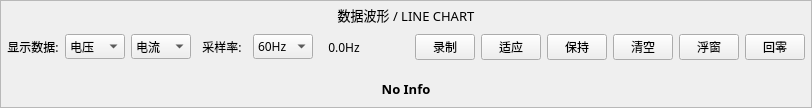
       <widget class="QFrame" name="frameGraph">
        <property name="enabled">
         <bool>true</bool>
        </property>
        <property name="font">
         <font>
          <family>Sarasa Fixed SC SemiBold</family>
         </font>
        </property>
        <property name="frameShape">
         <enum>QFrame::StyledPanel</enum>
        </property>
        <property name="frameShadow">
         <enum>QFrame::Plain</enum>
        </property>
        <property name="lineWidth">
         <number>2</number>
        </property>
        <layout class="QVBoxLayout" name="verticalLayout_18">
         <property name="leftMargin">
          <number>3</number>
         </property>
         <property name="topMargin">
          <number>3</number>
         </property>
         <property name="rightMargin">
          <number>3</number>
         </property>
         <property name="bottomMargin">
          <number>3</number>
         </property>
         <item>
          <layout class="QVBoxLayout" name="verticalLayout_7" stretch="0,0,1,1,0,0">
           <property name="spacing">
            <number>6</number>
           </property>
           <property name="leftMargin">
            <number>3</number>
           </property>
           <property name="topMargin">
            <number>0</number>
           </property>
           <property name="rightMargin">
            <number>3</number>
           </property>
           <property name="bottomMargin">
            <number>6</number>
           </property>
           <item>
            <widget class="QLabel" name="label_14">
             <property name="minimumSize">
              <size>
               <width>500</width>
               <height>22</height>
              </size>
             </property>
             <property name="font">
              <font>
               <family>Sarasa Fixed SC SemiBold</family>
               <pointsize>10</pointsize>
               <italic>false</italic>
              </font>
             </property>
             <property name="text">
              <string>数据波形 / LINE CHART</string>
             </property>
             <property name="alignment">
              <set>Qt::AlignCenter</set>
             </property>
            </widget>
           </item>
           <item>
            <layout class="QHBoxLayout" name="horizontalLayout_27">
             <property name="topMargin">
              <number>2</number>
             </property>
             <property name="bottomMargin">
              <number>2</number>
             </property>
             <item>
              <widget class="QLabel" name="label_13">
               <property name="font">
                <font>
                 <family>Sarasa Fixed SC SemiBold</family>
                </font>
               </property>
               <property name="text">
                <string>显示数据:</string>
               </property>
               <property name="alignment">
                <set>Qt::AlignCenter</set>
               </property>
              </widget>
             </item>
             <item>
              <widget class="QComboBox" name="comboGraph1Data">
               <property name="minimumSize">
                <size>
                 <width>60</width>
                 <height>0</height>
                </size>
               </property>
               <property name="maximumSize">
                <size>
                 <width>80</width>
                 <height>16777215</height>
                </size>
               </property>
               <property name="font">
                <font>
                 <family>Sarasa Fixed SC SemiBold</family>
                </font>
               </property>
               <property name="toolTip">
                <string>上窗口数据</string>
               </property>
               <item>
                <property name="text">
                 <string>电压</string>
                </property>
               </item>
               <item>
                <property name="text">
                 <string>电流</string>
                </property>
               </item>
               <item>
                <property name="text">
                 <string>功率</string>
                </property>
               </item>
               <item>
                <property name="text">
                 <string>阻值</string>
                </property>
               </item>
               <item>
                <property name="text">
                 <string>无</string>
                </property>
               </item>
              </widget>
             </item>
             <item>
              <widget class="QComboBox" name="comboGraph2Data">
               <property name="minimumSize">
                <size>
                 <width>60</width>
                 <height>0</height>
                </size>
               </property>
               <property name="maximumSize">
                <size>
                 <width>80</width>
                 <height>16777215</height>
                </size>
               </property>
               <property name="font">
                <font>
                 <family>Sarasa Fixed SC SemiBold</family>
                </font>
               </property>
               <property name="toolTip">
                <string>下窗口数据</string>
               </property>
               <property name="currentIndex">
                <number>1</number>
               </property>
               <item>
                <property name="text">
                 <string>电压</string>
                </property>
               </item>
               <item>
                <property name="text">
                 <string>电流</string>
                </property>
               </item>
               <item>
                <property name="text">
                 <string>功率</string>
                </property>
               </item>
               <item>
                <property name="text">
                 <string>阻值</string>
                </property>
               </item>
               <item>
                <property name="text">
                 <string>无</string>
                </property>
               </item>
              </widget>
             </item>
             <item>
              <widget class="QLabel" name="label_29">
               <property name="minimumSize">
                <size>
                 <width>50</width>
                 <height>0</height>
                </size>
               </property>
               <property name="font">
                <font>
                 <family>Sarasa Fixed SC SemiBold</family>
                </font>
               </property>
               <property name="text">
                <string>采样率:</string>
               </property>
               <property name="alignment">
                <set>Qt::AlignCenter</set>
               </property>
              </widget>
             </item>
             <item>
              <widget class="QComboBox" name="comboDataFps">
               <property name="minimumSize">
                <size>
                 <width>60</width>
                 <height>0</height>
                </size>
               </property>
               <property name="maximumSize">
                <size>
                 <width>55</width>
                 <height>16777215</height>
                </size>
               </property>
               <property name="font">
                <font>
                 <family>Sarasa Fixed SC SemiBold</family>
                </font>
               </property>
               <property name="toolTip">
                <string>设备输出数据请求频率</string>
               </property>
               <property name="currentIndex">
                <number>5</number>
               </property>
               <item>
                <property name="text">
                 <string>10Hz</string>
                </property>
               </item>
               <item>
                <property name="text">
                 <string>20Hz</string>
                </property>
               </item>
               <item>
                <property name="text">
                 <string>30Hz</string>
                </property>
               </item>
               <item>
                <property name="text">
                 <string>40Hz</string>
                </property>
               </item>
               <item>
                <property name="text">
                 <string>50Hz</string>
                </property>
               </item>
               <item>
                <property name="text">
                 <string>60Hz</string>
                </property>
               </item>
               <item>
                <property name="text">
                 <string>70Hz</string>
                </property>
               </item>
               <item>
                <property name="text">
                 <string>80Hz</string>
                </property>
               </item>
               <item>
                <property name="text">
                 <string>90Hz</string>
                </property>
               </item>
               <item>
                <property name="text">
                 <string>100Hz</string>
                </property>
               </item>
              </widget>
             </item>
             <item>
              <widget class="QLabel" name="labelFps">
               <property name="minimumSize">
                <size>
                 <width>50</width>
                 <height>0</height>
                </size>
               </property>
               <property name="font">
                <font>
                 <family>Sarasa Fixed SC SemiBold</family>
                </font>
               </property>
               <property name="toolTip">
                <string>实时采样率</string>
               </property>
               <property name="text">
                <string>0.0Hz</string>
               </property>
               <property name="alignment">
                <set>Qt::AlignCenter</set>
               </property>
              </widget>
             </item>
             <item>
              <spacer name="horizontalSpacer">
               <property name="font">
                <font>
                 <family>Sarasa Fixed SC SemiBold</family>
                </font>
               </property>
               <property name="orientation">
                <enum>Qt::Horizontal</enum>
               </property>
               <property name="sizeHint" stdset="0">
                <size>
                 <width>40</width>
                 <height>20</height>
                </size>
               </property>
              </spacer>
             </item>
             <item>
              <widget class="QPushButton" name="btnGraphRecord">
               <property name="maximumSize">
                <size>
                 <width>60</width>
                 <height>16777215</height>
                </size>
               </property>
               <property name="font">
                <font>
                 <family>Sarasa Fixed SC SemiBold</family>
                </font>
               </property>
               <property name="toolTip">
                <string>将原始数据记录到CSV文件，不受图形缓冲区限制</string>
               </property>
               <property name="text">
                <string>录制</string>
               </property>
              </widget>
             </item>
             <item>
              <widget class="QPushButton" name="btnGraphAutoScale">
               <property name="maximumSize">
                <size>
                 <width>60</width>
                 <height>16777215</height>
                </size>
               </property>
               <property name="font">
                <font>
                 <family>Sarasa Fixed SC SemiBold</family>
                </font>
               </property>
               <property name="toolTip">
                <string>切换数据波形是否自动适应窗口</string>
               </property>
               <property name="text">
                <string>适应</string>
               </property>
              </widget>
             </item>
             <item>
              <widget class="QPushButton" name="btnGraphKeep">
               <property name="maximumSize">
                <size>
                 <width>60</width>
                 <height>16777215</height>
                </size>
               </property>
               <property name="font">
                <font>
                 <family>Sarasa Fixed SC SemiBold</family>
                </font>
               </property>
               <property name="toolTip">
                <string>停止数据波形刷新（数据缓冲区仍在更新）</string>
               </property>
               <property name="text">
                <string>保持</string>
               </property>
              </widget>
             </item>
             <item>
              <widget class="QPushButton" name="btnGraphClear">
               <property name="maximumSize">
                <size>
                 <width>60</width>
                 <height>16777215</height>
                </size>
               </property>
               <property name="font">
                <font>
                 <family>Sarasa Fixed SC SemiBold</family>
                </font>
               </property>
               <property name="toolTip">
                <string>清空波形数据缓冲区</string>
               </property>
               <property name="text">
                <string>清空</string>
               </property>
              </widget>
             </item>
             <item>
              <widget class="QPushButton" name="btnRecordFloatWindow">
               <property name="maximumSize">
                <size>
                 <width>60</width>
                 <height>16777215</height>
                </size>
               </property>
               <property name="font">
                <font>
                 <family>Sarasa Fixed SC SemiBold</family>
                </font>
               </property>
               <property name="toolTip">
                <string>切换数据监控悬浮窗</string>
               </property>
               <property name="text">
                <string>浮窗</string>
               </property>
              </widget>
             </item>
             <item>
              <widget class="QPushButton" name="btnRecordClear">
               <property name="maximumSize">
                <size>
                 <width>60</width>
                 <height>16777215</height>
                </size>
               </property>
               <property name="font">
                <font>
                 <family>Sarasa Fixed SC SemiBold</family>
                </font>
               </property>
               <property name="toolTip">
                <string>清零平均功率和能量累计</string>
               </property>
               <property name="text">
                <string>回零</string>
               </property>
              </widget>
             </item>
            </layout>
           </item>
           <item>
            <widget class="PlotWidget" name="widgetGraph1" native="true">
             <property name="sizeIncrement">
              <size>
               <width>0</width>
               <height>0</height>
              </size>
             </property>
             <property name="font">
              <font>
               <family>Sarasa Fixed SC SemiBold</family>
              </font>
             </property>
            </widget>
           </item>
           <item>
            <widget class="PlotWidget" name="widgetGraph2" native="true">
             <property name="font">
              <font>
               <family>Sarasa Fixed SC SemiBold</family>
              </font>
             </property>
            </widget>
           </item>
           <item>
            <spacer name="verticalSpacer_5">
             <property name="font">
              <font>
               <family>Sarasa Fixed SC SemiBold</family>
              </font>
             </property>
             <property name="orientation">
              <enum>Qt::Vertical</enum>
             </property>
             <property name="sizeHint" stdset="0">
              <size>
               <width>20</width>
               <height>0</height>
              </size>
             </property>
            </spacer>
           </item>
           <item>
            <layout class="QHBoxLayout" name="horizontalLayout_39" stretch="1">
             <property name="spacing">
              <number>0</number>
             </property>
             <property name="bottomMargin">
              <number>0</number>
             </property>
             <item>
              <widget class="QLabel" name="labelGraphInfo">
               <property name="sizePolicy">
                <sizepolicy hsizetype="Expanding" vsizetype="Preferred">
                 <horstretch>0</horstretch>
                 <verstretch>0</verstretch>
                </sizepolicy>
               </property>
               <property name="minimumSize">
                <size>
                 <width>0</width>
                 <height>0</height>
                </size>
               </property>
               <property name="font">
                <font>
                 <family>Sarasa Fixed SC SemiBold</family>
                 <pointsize>10</pointsize>
                 <italic>false</italic>
                 <bold>true</bold>
                </font>
               </property>
               <property name="text">
                <string>No Info</string>
               </property>
               <property name="alignment">
                <set>Qt::AlignCenter</set>
               </property>
              </widget>
             </item>
            </layout>
           </item>
          </layout>
         </item>
        </layout>
       </widget>
